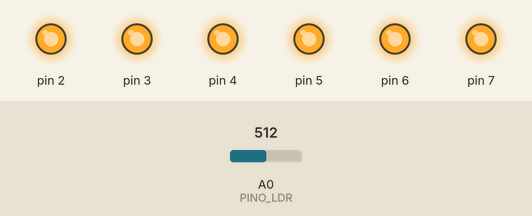
This sketch was run on a simulated Arduino Uno, built with avr-gcc and run on an emulated ATmega328P. On the bench: output pins drawn as LEDs (lit = HIGH). Inputs (shaded band) come from the test bench; at power-on: A0 (PINO_LDR) = 512.

Above: at 0.1 s.
At 5.1 s:
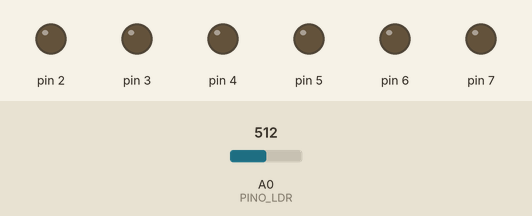
At 8.1 s:
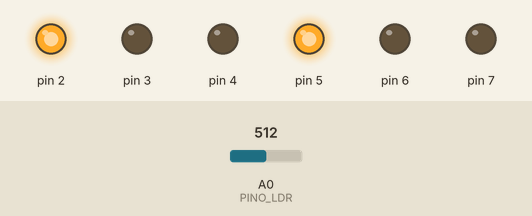
At 17.1 s:
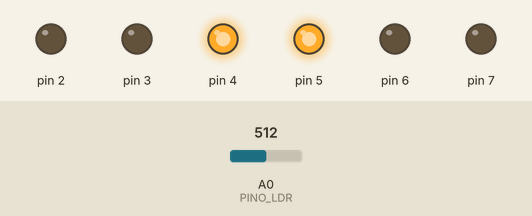
At 25.1 s:
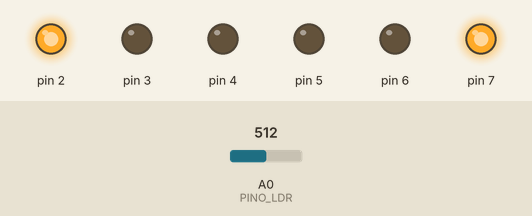
At 38.1 s:
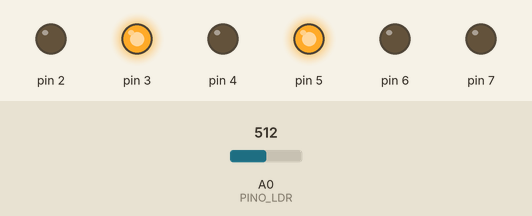
Timing chart, 0 to 39.6 s (numbered marks = the images above):
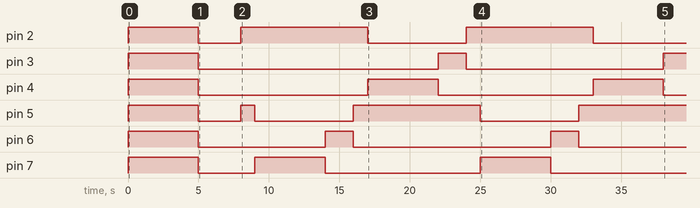

The sketch:

SemaforoComModoNoturno.ino
```cpp
#include "Semaforo.hpp"
#include <Arduino.h>

// Definindo pinos do LDR e parâmetros do sensor
#define PINO_LDR A0
#define LIMIAR_LDR 512 // Valor do LDR para considerar a ausência de luz (ajustável conforme necessário)

// Instâncias do semáforo
Semaforo semaforo1(5, 6, 7), *semaforo2;

void setup() {
  semaforo2 = new Semaforo(2, 3, 4);
  semaforo1.ligar();
  semaforo2->ligar();
  semaforo1.temporizar(5);
  semaforo1.desligar();
  semaforo2->desligar();
  semaforo1.temporizar(3);

  // Inicializa o pino do LDR
  pinMode(PINO_LDR, INPUT);
}

void loop() {
  int valorLDR = analogRead(PINO_LDR);

  if (valorLDR < LIMIAR_LDR) { // Se a luz estiver baixa (modo noturno)
    semaforo1.acenderAtencao();
    semaforo2->acenderAtencao();
    delay(2000);
    semaforo1.desligar();
    semaforo2->desligar();
    delay(1000);
  } else { // Modo diurno
    semaforo1.acenderPare();
    semaforo2->acenderPare();
    delay(1000);

    semaforo1.acenderSiga();
    delay(5000);
    semaforo1.acenderAtencao();
    delay(2000);
    semaforo1.acenderPare();
    delay(1000);

    semaforo2->acenderSiga();
    delay(5000);
    semaforo2->acenderAtencao();
    delay(2000);
  }
}
```

Semaforo.cpp
```cpp
#include "Semaforo.hpp"
#include <Arduino.h>

#define SEGUNDO 1000

Semaforo::Semaforo(int luzVermelha, int luzAmarela, int luzVerde):
  luzVermelha(luzVermelha),
  luzAmarela(luzAmarela),
  luzVerde(luzVerde) {
    pinMode(luzVermelha, OUTPUT);
    pinMode(luzAmarela, OUTPUT);
    pinMode(luzVerde, OUTPUT);
}

void Semaforo::ligar() {
  digitalWrite(luzVermelha, HIGH);
  digitalWrite(luzAmarela, HIGH);
  digitalWrite(luzVerde, HIGH);
}

void Semaforo::desligar() {
  digitalWrite(luzVermelha, LOW);
  digitalWrite(luzAmarela, LOW);
  digitalWrite(luzVerde, LOW);
}

void Semaforo::temporizar(int segundos) {
  delay(SEGUNDO * segundos);
}

void Semaforo::acenderPare() {
  digitalWrite(luzVermelha, HIGH);
  digitalWrite(luzAmarela, LOW);
  digitalWrite(luzVerde, LOW);
}

void Semaforo::acenderAtencao() {
  digitalWrite(luzVermelha, LOW);
  digitalWrite(luzAmarela, HIGH);
  digitalWrite(luzVerde, LOW);
}

void Semaforo::acenderSiga() {
  digitalWrite(luzVermelha, LOW);
  digitalWrite(luzAmarela, LOW);
  digitalWrite(luzVerde, HIGH);
}
```

Semaforo.hpp
```cpp
#ifndef SEMAFORO_HPP
#define SEMAFORO_HP

class Semaforo {
  private:
    int luzVermelha;
    int luzAmarela;
    int luzVerde;
  public:
    Semaforo(int luzVermelha, int luzAmarela, int luzVerde);
    void ligar();
    void desligar();
    void temporizar(int segundos);
    void acenderPare();
    void acenderAtencao();
    void acenderSiga();
};

#endif
```

Measured:
- by itself, pin 2: goes LOW 3.0 s, HIGH 9.0 s, LOW 7.0 s, HIGH 9.0 s, then LOW
- by itself, pin 3: HIGH → LOW at 5.0 s, → HIGH 17.0 s later, → LOW 2.0 s later, → HIGH 14.0 s later
- by itself, pin 4: alternates HIGH for 5.0 s and LOW for 11.5 s
- by itself, pin 5: goes LOW 3.0 s, HIGH 1.0 s, LOW 7.0 s, HIGH 9.0 s, LOW 7.0 s, then HIGH
- by itself, pin 6: goes LOW 9.0 s, HIGH 2.0 s, LOW 14.0 s, HIGH 2.0 s, then LOW
- by itself, pin 7: goes LOW 4.0 s, HIGH 5.0 s, LOW 11.0 s, HIGH 5.0 s, then LOW
